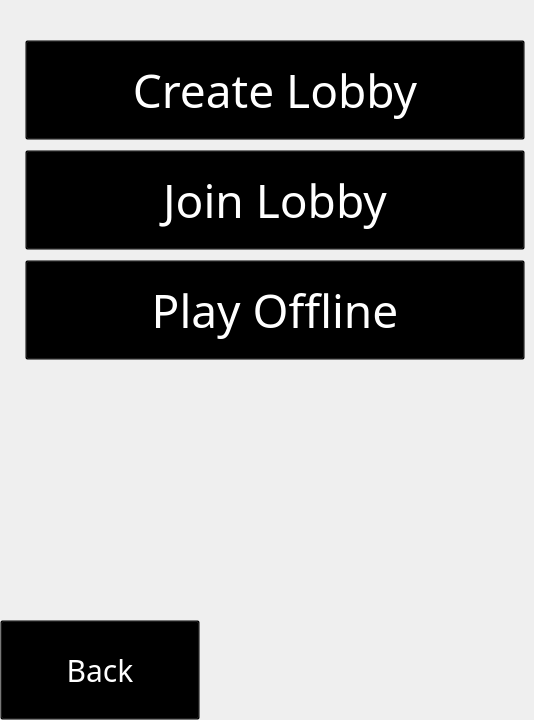
    <widget class="QWidget" name="playoptions_background">
     <property name="maximumSize">
      <size>
       <width>960</width>
       <height>720</height>
      </size>
     </property>
     <widget class="QToolButton" name="playoptions_join_button">
      <property name="geometry">
       <rect>
        <x>25</x>
        <y>150</y>
        <width>500</width>
        <height>100</height>
       </rect>
      </property>
      <property name="font">
       <font>
        <family>Vanilla Extract</family>
        <pointsize>-1</pointsize>
       </font>
      </property>
      <property name="cursor">
       <cursorShape>PointingHandCursor</cursorShape>
      </property>
      <property name="styleSheet">
       <string notr="true">
QToolButton::hover{ color: white; background: transparent; font-size: 60px;}
QToolButton {background: transparent; color: white; font-size: 46px;}
</string>
      </property>
      <property name="text">
       <string>Join Lobby</string>
      </property>
     </widget>
     <widget class="QToolButton" name="playoptions_create_button">
      <property name="geometry">
       <rect>
        <x>25</x>
        <y>40</y>
        <width>500</width>
        <height>100</height>
       </rect>
      </property>
      <property name="font">
       <font>
        <family>Vanilla Extract</family>
        <pointsize>-1</pointsize>
       </font>
      </property>
      <property name="cursor">
       <cursorShape>PointingHandCursor</cursorShape>
      </property>
      <property name="styleSheet">
       <string notr="true">
QToolButton::hover{ color: white; background: transparent; font-size: 60px;}
QToolButton {background: transparent; color: white; font-size: 46px;}
</string>
      </property>
      <property name="text">
       <string>Create Lobby</string>
      </property>
     </widget>
     <widget class="QToolButton" name="playoptions_offline_button">
      <property name="geometry">
       <rect>
        <x>25</x>
        <y>260</y>
        <width>500</width>
        <height>100</height>
       </rect>
      </property>
      <property name="font">
       <font>
        <family>Vanilla Extract</family>
        <pointsize>-1</pointsize>
       </font>
      </property>
      <property name="cursor">
       <cursorShape>PointingHandCursor</cursorShape>
      </property>
      <property name="styleSheet">
       <string notr="true">
QToolButton::hover{ color: white; background: transparent; font-size: 60px;}
QToolButton {background: transparent; color: white; font-size: 46px;}
</string>
      </property>
      <property name="text">
       <string>Play Offline</string>
      </property>
     </widget>
     <widget class="QToolButton" name="playoptions_back_button">
      <property name="geometry">
       <rect>
        <x>0</x>
        <y>620</y>
        <width>200</width>
        <height>100</height>
       </rect>
      </property>
      <property name="font">
       <font>
        <family>Vanilla Extract</family>
        <pointsize>-1</pointsize>
       </font>
      </property>
      <property name="cursor">
       <cursorShape>PointingHandCursor</cursorShape>
      </property>
      <property name="styleSheet">
       <string notr="true">
QToolButton::hover{ color: white; background: transparent; font-size: 40px;}
QToolButton {background: transparent; color: white; font-size: 30px;}
</string>
      </property>
      <property name="text">
       <string>Back</string>
      </property>
     </widget>
    </widget>
